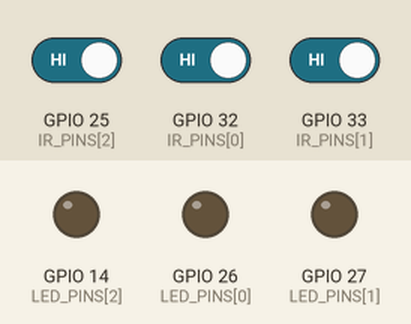
Simulated run of this program. Board: ESP32. On the bench: output pins drawn as LEDs (lit = HIGH). Inputs (shaded band) come from the test bench; at power-on: GPIO 32 (IR_PINS[0]) HIGH, GPIO 25 (IR_PINS[2]) HIGH, GPIO 33 (IR_PINS[1]) HIGH. WiFi joins after 1.5 s; servers stay silent unless stated; uploads are accepted with an empty reply; what the program prints to the serial monitor is not drawn.

Above: at 3.6 s.
3.7 s: GPIO 32 (IR_PINS[0]) driven LOW
At 4.8 s:
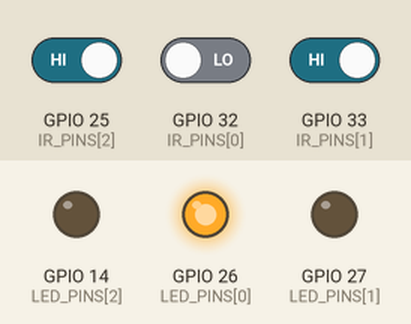
5.2 s: GPIO 25 (IR_PINS[2]) driven LOW
At 6.0 s:
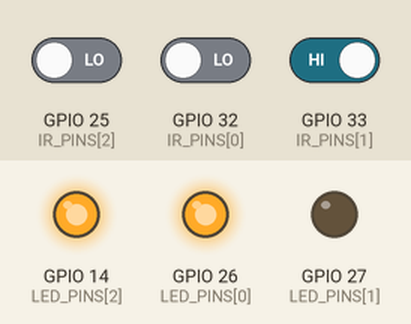
6.7 s: GPIO 33 (IR_PINS[1]) driven LOW
At 7.1 s:
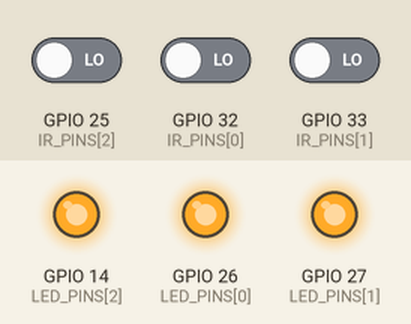
Timing chart, 0 to 9.7 s (numbered marks = the images above; inputs shaded):
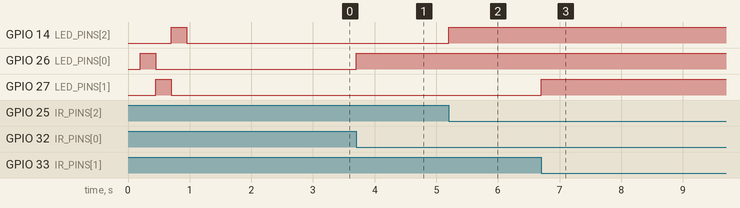

Measured:
- after the input at 3.7 s, GPIO 26 (LED_PINS[0]): LOW → HIGH at once
- after the input at 5.2 s, GPIO 14 (LED_PINS[2]): LOW → HIGH at once
- after the input at 6.7 s, GPIO 27 (LED_PINS[1]): LOW → HIGH at once

The program:

main.cpp
```cpp
#include <WiFi.h>
#include <WiFiClientSecure.h>
#include <HTTPClient.h>
#include <ArduinoJson.h>

#include "config.h"

bool ledState[3] = {false, false, false};
bool manualOverride[3] = {false, false, false};
unsigned long ledTurnOnTime[3] = {0, 0, 0};
unsigned long triggerCount[3] = {0, 0, 0};

unsigned long lastSync = 0;
bool serverOnline = false;

// --------------------------------------------------------------------- Wi-Fi
void connectWiFi() {
  if (WiFi.status() == WL_CONNECTED) return;

  Serial.print("Connecting to Wi-Fi: ");
  Serial.println(WIFI_SSID);
  WiFi.mode(WIFI_STA);
  WiFi.begin(WIFI_SSID, WIFI_PASS);

  unsigned long start = millis();
  while (WiFi.status() != WL_CONNECTED && millis() - start < 20000) {
    delay(500);
    Serial.print(".");
  }

  if (WiFi.status() == WL_CONNECTED) {
    Serial.print("\nConnected. IP: ");
    Serial.println(WiFi.localIP());
  } else {
    Serial.println("\nWi-Fi not connected, retrying on next sync.");
  }
}

// ------------------------------------------------------------------- actions
void applyAction(int st, const String &act) {
  if (act == "on") {
    manualOverride[st] = true;
    ledState[st] = true;
    digitalWrite(LED_PINS[st], HIGH);
  } else if (act == "off") {
    manualOverride[st] = true;
    ledState[st] = false;
    digitalWrite(LED_PINS[st], LOW);
  } else if (act == "auto") {
    manualOverride[st] = false;
    ledState[st] = false;
    digitalWrite(LED_PINS[st], LOW);
  } else {
    return;
  }

  Serial.print("Command: station ");
  Serial.print(st + 1);
  Serial.print(" -> ");
  Serial.println(act);
}

// --------------------------------------------------------------- sensor logic
void updateSensors() {
  unsigned long now = millis();

  for (int i = 0; i < 3; i++) {
    if (manualOverride[i]) continue;

    bool motion = (digitalRead(IR_PINS[i]) == (IR_ACTIVE_HIGH ? HIGH : LOW));

    if (motion) {
      if (!ledState[i]) {
        triggerCount[i]++;
        Serial.print("Station ");
        Serial.print(i + 1);
        Serial.println(" Triggered!");
      }
      ledState[i] = true;
      ledTurnOnTime[i] = now;
      digitalWrite(LED_PINS[i], HIGH);
    }

    if (ledState[i] && (now - ledTurnOnTime[i] >= LIGHT_DURATION)) {
      ledState[i] = false;
      digitalWrite(LED_PINS[i], LOW);
      Serial.print("Station ");
      Serial.print(i + 1);
      Serial.println(" Timeout OFF.");
    }
  }
}

// ------------------------------------------------------------ cloud sync call
// Reports current state and collects any commands the website queued up.
void syncWithServer() {
  if (WiFi.status() != WL_CONNECTED) {
    connectWiFi();
    if (WiFi.status() != WL_CONNECTED) return;
  }

  String body = "{\"uptime\":" + String(millis() / 1000) + ",\"stations\":[";
  for (int i = 0; i < 3; i++) {
    body += "{\"on\":" + String(ledState[i] ? "true" : "false");
    body += ",\"manual\":" + String(manualOverride[i] ? "true" : "false");
    body += ",\"triggers\":" + String(triggerCount[i]);
    body += ",\"gpioLed\":" + String(LED_PINS[i]);
    body += ",\"gpioIr\":" + String(IR_PINS[i]) + "}";
    if (i < 2) body += ",";
  }
  body += "]}";

  WiFiClientSecure client;
  client.setInsecure(); // school/demo setup: no certificate pinning
  HTTPClient http;
  http.setTimeout(6000);
  http.setReuse(true);

  String url = String(SITE_URL) + "/api/device/sync";
  if (!http.begin(client, url)) return;

  http.addHeader("Content-Type", "application/json");
  http.addHeader("X-Device-Key", DEVICE_KEY);

  int code = http.POST(body);
  if (code == 200) {
    serverOnline = true;
    String payload = http.getString();

    JsonDocument doc;
    if (deserializeJson(doc, payload) == DeserializationError::Ok) {
      for (JsonObject cmd : doc["commands"].as<JsonArray>()) {
        String st = cmd["st"].as<String>();
        String act = cmd["act"].as<String>();

        if (st == "all") {
          for (int i = 0; i < 3; i++) applyAction(i, act);
        } else {
          int idx = st.toInt();
          if (idx >= 0 && idx < 3) applyAction(idx, act);
        }
      }
    }
  } else {
    serverOnline = false;
    if (code > 0) {
      Serial.print("Server responded with ");
      Serial.println(code);
    }
  }

  http.end();
}

// ---------------------------------------------------------------------- setup
void setup() {
  Serial.begin(115200);
  delay(200);

  for (int i = 0; i < 3; i++) {
    pinMode(LED_PINS[i], OUTPUT);
    pinMode(IR_PINS[i], INPUT);

    // Startup wiring check
    digitalWrite(LED_PINS[i], HIGH);
    delay(250);
    digitalWrite(LED_PINS[i], LOW);
  }

  connectWiFi();
  Serial.println("\n--- System Ready ---");
  Serial.print("Reporting to: ");
  Serial.println(SITE_URL);
}

void loop() {
  updateSensors();

  unsigned long now = millis();
  if (now - lastSync >= SYNC_INTERVAL) {
    lastSync = now;
    syncWithServer();
  }
}
```

config.h
```cpp
#pragma once

// ---- Wi-Fi your ESP32 joins (must have internet access) --------------------
#define WIFI_SSID "PLDTHOMEFIBRAd63T"
#define WIFI_PASS "PLDTWIFIhYp9j"

// ---- Hosted website -------------------------------------------------------
// Filled in after the site is deployed.
#define SITE_URL "https://smart-street-light-0zepze-preview.freebuff.site"

// Shared secret: must match the DEVICE_KEY secret on the server.
#define DEVICE_KEY "pass"

// ---- Hardware -------------------------------------------------------------
// Set to false for standard IR obstacle sensors (active LOW)
// Set to true if using PIR motion sensors (active HIGH)
const bool IR_ACTIVE_HIGH = false;

const int IR_PINS[3] = {32, 33, 25};
const int LED_PINS[3] = {26, 27, 14};

// How often the ESP32 talks to the website (ms)
const unsigned long SYNC_INTERVAL = 1000;
// How long a light stays on after motion (ms)
const unsigned long LIGHT_DURATION = 5000;
```
